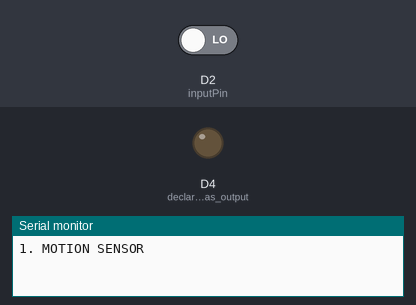
Bench run of a sketch on a simulated ESP8266 (NodeMCU). Shown: output pins drawn as LEDs (lit = HIGH), the last lines printed to the serial monitor. The inputs (shaded band) are chosen by the test bench; at power-on: D2 (inputPin) LOW.

Above: at 1.2 s.
1.3 s: D2 (inputPin) driven HIGH
At 2.2 s:
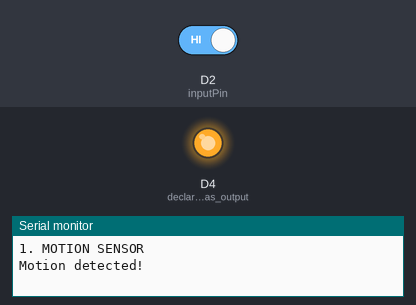
2.8 s: D2 (inputPin) driven LOW
At 3.3 s:
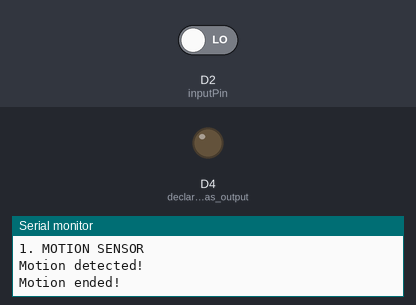
Timing chart, 0 to 5.8 s (numbered marks = the images above; inputs shaded):
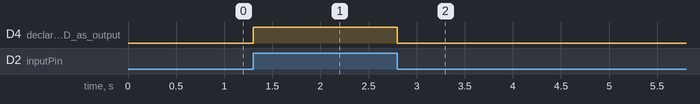

The sketch:

Motion.ino
```cpp
int inputPin = D2;               // choose the input pin (for PIR sensor)
int pirState = LOW;             // we start, assuming no motion detected
int val = 0;                    // variable for reading the pin status

void setup() {
  pinMode(LED_BUILTIN, OUTPUT);      // declare LED as output
  pinMode(inputPin, INPUT);     // declare sensor as input

  Serial.begin(74880);
  Serial.println("1. MOTION SENSOR");
}

void loop(){
  val = digitalRead(inputPin);  // read input value

  if (val == HIGH)  // check if the input is HIGH
  {
    digitalWrite(LED_BUILTIN, HIGH);  // turn LED ON

    if (pirState == LOW) // jika sebelumnya memang tidak ada motion,
    {
      Serial.println("Motion detected! "); // print on output change
      pirState = HIGH; // supaya berikutnya tidak ngeprint lagi
    }
  }
  else
  {
    digitalWrite(LED_BUILTIN, LOW); // turn LED OFF

    if (pirState == HIGH)
  {
      Serial.println("Motion ended! ");  // print on output change
      pirState = LOW;
    }
  }
}
```

Measured:
- after the input at 1.3 s, D4 (declare_LED_as_output): LOW → HIGH at once
- after the input at 2.8 s, D4 (declare_LED_as_output): HIGH → LOW at once
